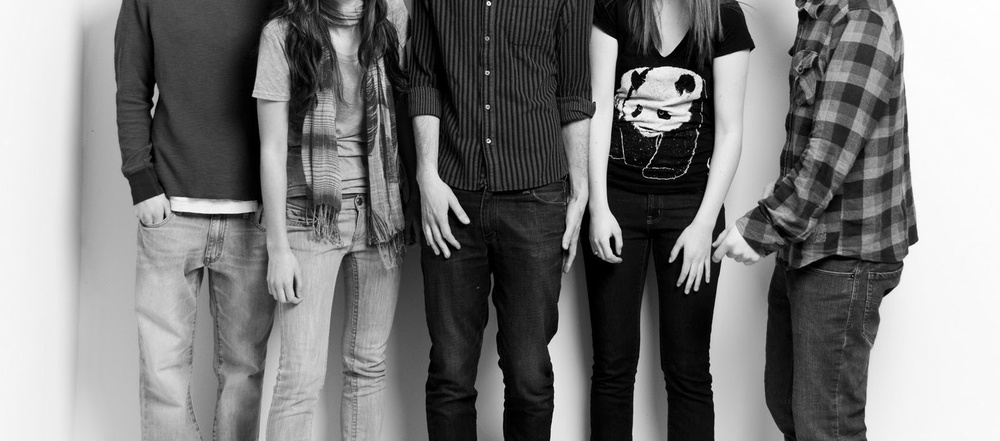
#> input picture AutoCrop/temp/00011.jpg, 1000 x 441 px, shrunk from 1598 x 704 before the run; its folder holds 2 pictures in this run
$ python autocrop.py temp out.png   (Python 2 division)
#> lines starting #> are read from the running program, lines starting #| are printed output that depends on the picture
import Image
import sys
import os

def autocrop(image,name,x,y):
	i = Image.open(image)
	c = i.crop((x, y, x+64, y+64))
	c.save(str(x)+str(y)+name)

def main():
	imPath = sys.argv[1]
	destPath = sys.argv[2]
	files = os.listdir(imPath)

	for f in files:
		fp = str(imPath+"/"+f)
		print "Attempting to open file: "+fp
		image = Image.open(fp)
#> image is the input picture: PIL image 1000x441 L; min 0, max 255, mean 123.2

		for i in range(0,image.size[1]-64,20):
			for j in range(0,image.size[0]-64,20):
				autocrop(fp, f, j, i)
#> in autocrop, `c = i.crop((x, y, x+64, y+64))`:
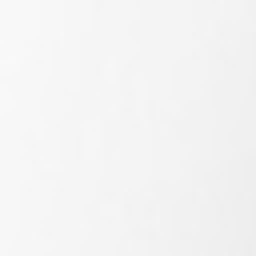
#> c: PIL image 64x64 L (shown 4 times larger); min 236, max 249, mean 243.9

main()
